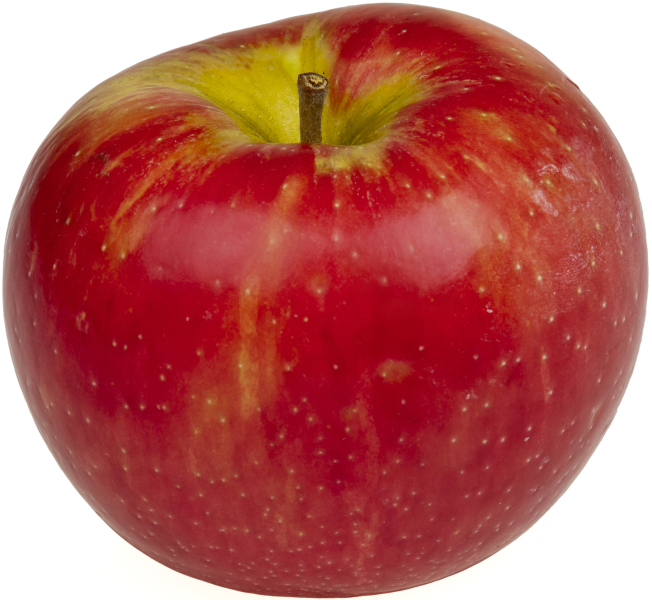
%> input picture cropped-big/apple.jpg, 1303 x 1200 px (shown at 1/2 size)
$ octave --eval "result = FallingFruit;"   (GNU Octave 9; MATLAB toolbox functions it lacks are replaced by stand-ins)
%> lines starting %> are read from the running program, lines starting %| are printed output that depends on the picture
function catcherror = FallingFruit

catcherror = 0; % default to no error code, if error, this variable will contain details, and a stack trace
[subj, runnum, sex] = getSessionInfo; if isempty(subj); return; end

% ------------------------- user defined vars -----------------------------
% -------------------------------------------------------------------------

keys = {'escape', 'q'};
if isnumeric(subj); subj = num2str(subj); end;
if isnumeric(runnum); runnum = num2str(runnum); end
s.subj = subj;
s.runnum = runnum;
s.sex = sex;
rootdir = fileparts(mfilename('fullpath')); %set up directories
datadir = fullfile(rootdir,'data');
picdir = fullfile(rootdir,'cropped-big');
s.picdir = picdir;
s = loadImgsFromDisk(s);
% [122 lines not run here, left out]
% [111 lines left out: functions PsychDefaultSetupPlus, PsychSetupParams, not called in this run]


function ratesVec = setRatesOfFall(imin, imax, maxNumItems)
ratesVec = round(rand(1,maxNumItems)+randi([imin imax],1,maxNumItems));
end


% [68 lines left out: functions updateRateOfFall, createScreenGrid, updateUIPointer, showStim, getDateAndTime, CleanUp, not called in this run]


function [subj, runnum, sex] = getSessionInfo
subj = [];
runnum = [];
sex = [];
prompt={'Participant: ','Session: ', 'Sex(M, F, NA): '};
   name='HAALT Sem';
   numlines=1;
   defaultanswer={'0','0', ''};
answer=inputdlg(prompt,name,numlines,defaultanswer);
%> the answer given: 3
%> the answer given: 3
%> the answer given: 3
if isempty(answer); return; end
subj = answer{1};
runnum = answer{2};
sex = answer{3};
end


% [341 lines left out: functions showSessionStatsInTitleBar, checkIfObjectWentOffScreen, checkIfUIPointerIsInObject, reverseDirectionForHitObjects, drawItemsToScreen, updateDataTable and 11 more, not called in this run]


function s = loadImgsFromDisk(s)
s.apple = imread(fullfile(s.picdir, 'apple.jpg'));
%> s.apple is the input picture: size 1200x1303x3 uint8; mean R, G, B 182.3, 96.8, 91.7
s.orange = imread(fullfile(s.picdir, 'orange.jpg'));
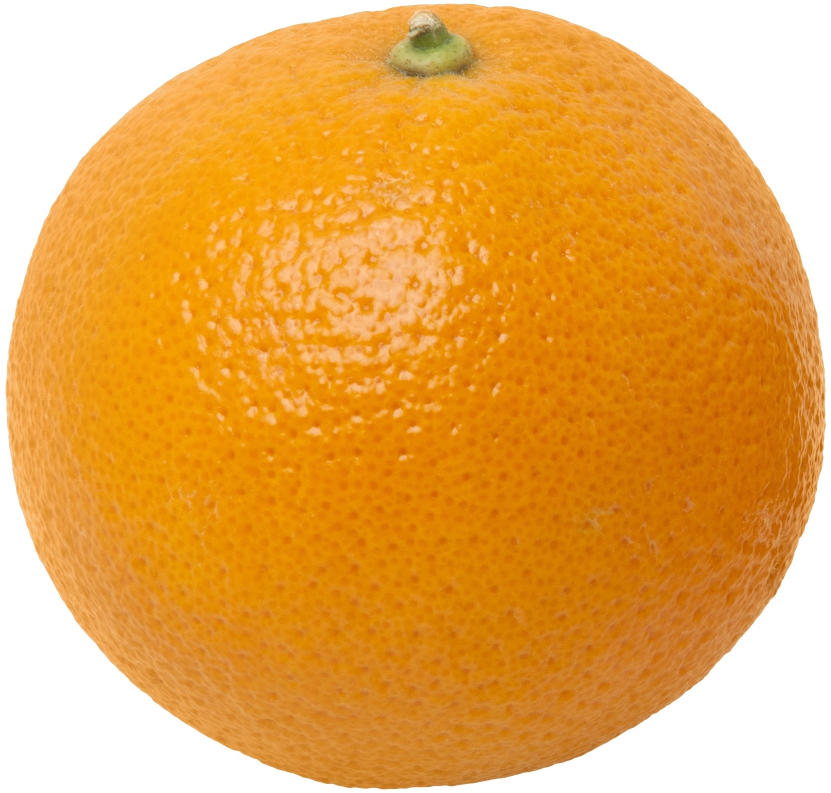
%> input picture cropped-big/orange.jpg, 1662 x 1586 px (shown at 1/2 size)
%> s.orange is the input picture: size 1586x1662x3 uint8; mean R, G, B 232.6, 168.3, 80.9
s.peach = imread(fullfile(s.picdir, 'peach.png'));
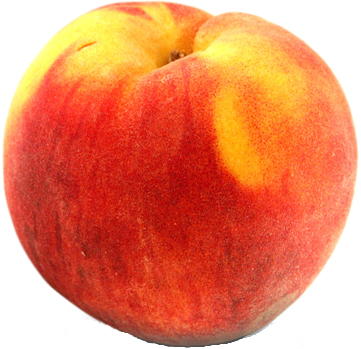
%> input picture cropped-big/peach.png, 361 x 349 px
%> s.peach is the input picture: size 349x361x3 uint8; mean R, G, B 231.8, 133.9, 98.5
s.basketball = imread(fullfile(s.picdir, 'basketball.png'));
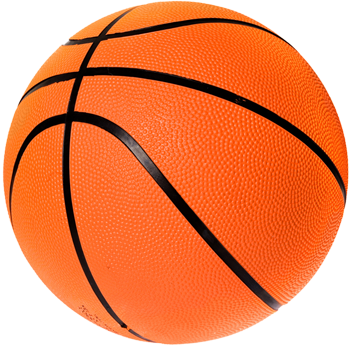
%> input picture cropped-big/basketball.png, 352 x 346 px
%> s.basketball is the input picture: size 346x352x3 uint8; mean R, G, B 234.2, 135, 89.1
s.button = imread(fullfile(s.picdir, 'button.jpg'));
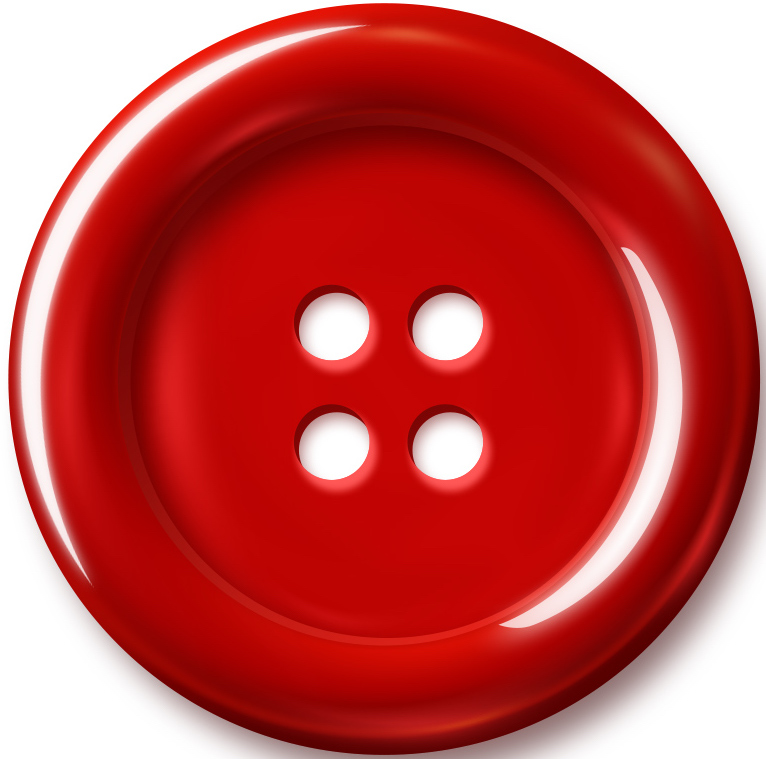
%> input picture cropped-big/button.jpg, 766 x 759 px
%> s.button is the input picture: size 759x766x3 uint8; mean R, G, B 197, 80.1, 78.7
%> (the run ends here)
